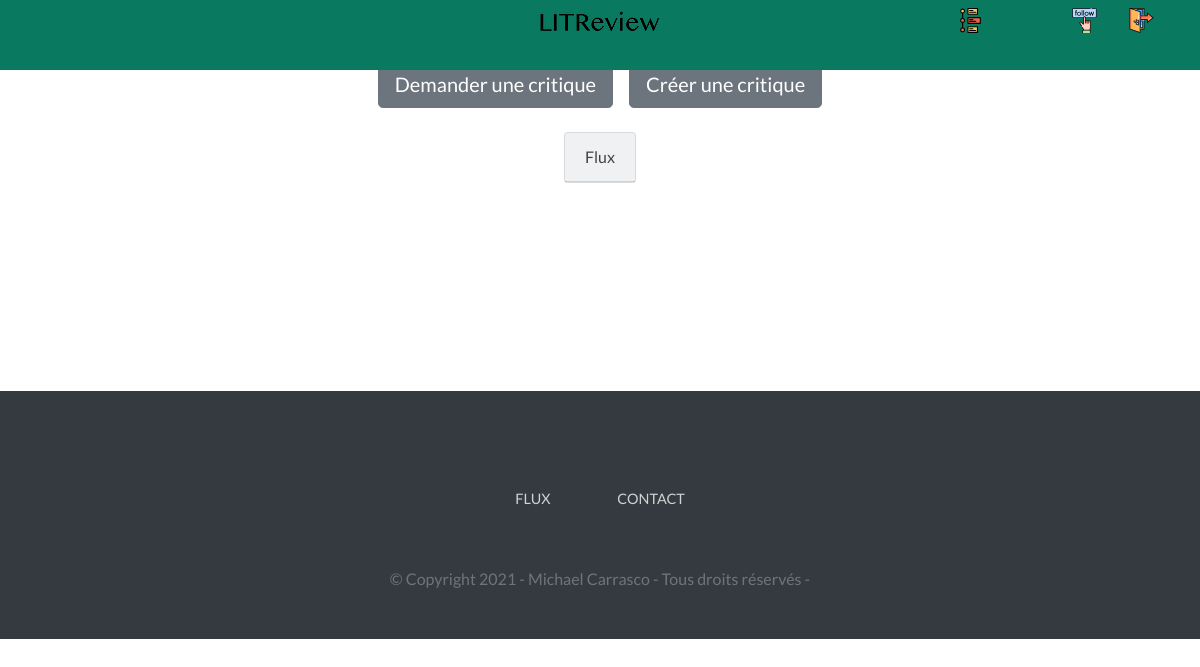
Before: /feed/ (signed in) with the older database file.
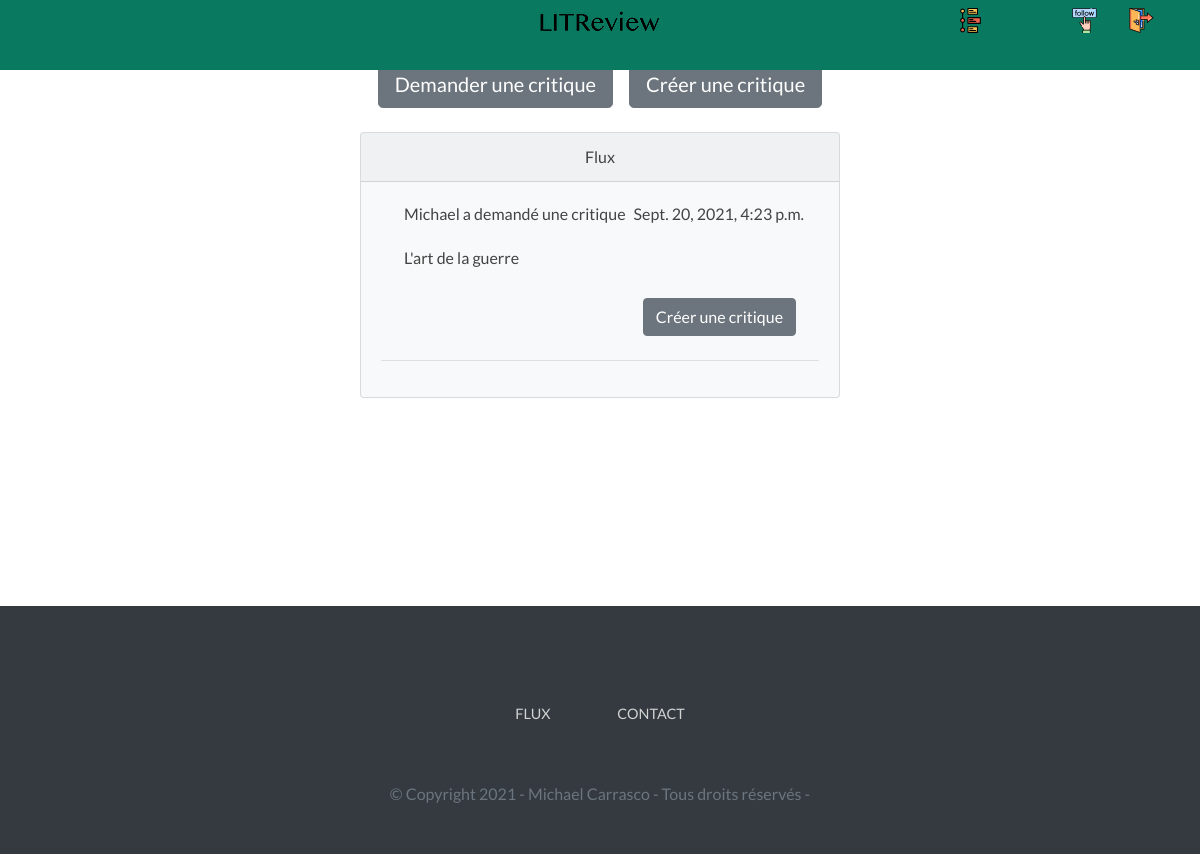
After: the same page with the newer database file.
### app/models.py (models this page shows)
class Ticket(models.Model):
    title = models.CharField(max_length=128)
    description = models.TextField(max_length=2048, blank=True)
    user = models.ForeignKey(
        to=settings.AUTH_USER_MODEL,
        on_delete=models.CASCADE
    )
    image = models.ImageField(
        null=True,
        blank=True,
        upload_to='images/',
        default='images/default.jpeg'
    )
    time_created = models.DateTimeField(auto_now_add=True)

### app/views.py (the view)
# urls.py: path('feed/', views.feed_view, name='feed'),
@login_required(login_url='feed')
def feed_view(request):
    tickets = list(Ticket.objects.all())
    reviews = list(Review.objects.all())
    tickets_and_reviews = sorted(
        tickets + reviews,
        key=lambda item: item.time_created,
        reverse=True
    )
    context = {"tickets_and_reviews": tickets_and_reviews}
    return render(request, 'feed.html', context)

### app/templates/feed.html (shortened to what the changed rows need)
{% extends 'base_index.html' %}
{% load static %}
{% block content %}
    {% url "new_review_request" as new_review_request_url %}
    {% url "new_review_without_ticket" as new_review_without_ticket_url %}
    <div id="block-content-home">
        <div id="content-def-bp">
            <div class="center-block text-center">
                <div class="col d-flex justify-content-center mb-4">
                    <div class="card bg-light mb-3">
                        {% for item in tickets_and_reviews %}
                            {% if item.rating %}
                                <div class="card-body">
                                    <div class="col d-flex justify-content-between mb-2">
                                        {% if user == item.user %}
                                            <p class="card-title ml-2">Vous avez publié une critique</p>
                                        {% else %}
                                            <p class="card-title ml-2">{{ item.user }} a publié une critique</p>
                                        {% endif %}
                                        <p class="card-title mr-2">{{ item.time_created }}</p>
                                    </div>
                                    <div class="col d-flex mb-2">
                                        <p class="card-title ml-2">{{ item.headline }}</p>
                                        <div class="django-starfield" id="django-starfield-newreview-rating">
                                            {% widthratio item.rating 1 -1 as negative_item_rating %}
                                            {% with rest=negative_item_rating|add:"5" %}
                                                {% if rest %}
                                                    {% for i in "x"|rjust:rest %}
                                                        <label for="newreview-rating-{{ forloop.counter }}" style="color:lightgray;"></label>
                                                    {% endfor %}
                                                {% endif %}
                                            {% endwith %}
                                            {% for i in "x"|rjust:item.rating %}
                                                <label for="newreview-rating-{{ forloop.counter }}" style="filter:none"></label>
                                            {% endfor %}
                                        </div>
                                    </div>
                                    <div class="col d-flex mb-2">
                                        <p class="card-title ml-2">{{ item.body }}</p>
                                    </div>
                                    <div class="card text-white bg-success mb-3">
                                        <div class="card-body">
                                            <div class="col d-flex mb-2">
                                                <p class="card-title ml-2">Ticket -</p>
                                                {% if item.ticket.user != user %}
                                                    <p class="card-title ml-2">{{ item.ticket.user }}</p>
                                                {% else %}
                                                    <p class="card-title ml-2">Vous</p>
                                                {% endif %}
                                            </div>
                                            <div class="col d-flex mb-2">
                                                <p class="card-title ml-2">{{ item.ticket.title }}</p>
                                            </div>
                                            <div class="col d-flex mb-2">
                                                {% if item.ticket.image %}
                                                    <img class="img-max" src="{{ item.ticket.image.url }}" alt="{{ item.ticket.image }}"/>
                                                {% endif %}
                                            </div>
                                        </div>
                                    </div>
                                    <hr class="mt-4"/>
                                </div>
                            {% else %}
                                <div class="card-body">
                                    <div class="col d-flex justify-content-between mb-2">
                                        {% if user == item.user %}
                                            <p class="card-title ml-2">Vous avez demandé une critique</p>
                                        {% else %}
                                            <p class="card-title ml-2">{{ item.user }} a demandé une critique</p>
                                        {% endif %}
                                        <p class="card-text ml-2">{{ item.time_created }}</p>
                                    </div>
                                    <div class="col d-flex mb-2">
                                        <p class="card-title ml-2">{{ item.title }}</p>
                                    </div>
                                    <div class="col d-flex justify-content-end mb-2">
                                        <a class="btn btn-secondary btn-md mr-2" href="{% url "new_review_with_ticket" ticket_id=item.id %}">Créer une critique</a>
                                    </div>
                                    <hr class="mt-4"/>
                                </div>
                            {% endif %}
                        {% endfor %}
                    </div>
                </div>
            </div>
        </div>
    </div>
{% endblock content %}

Changed rows visible on the page:
added Ticket: user "Michael", time_created "Sept. 20, 2021, 4:23 p.m.", title "L'art de la guerre"
